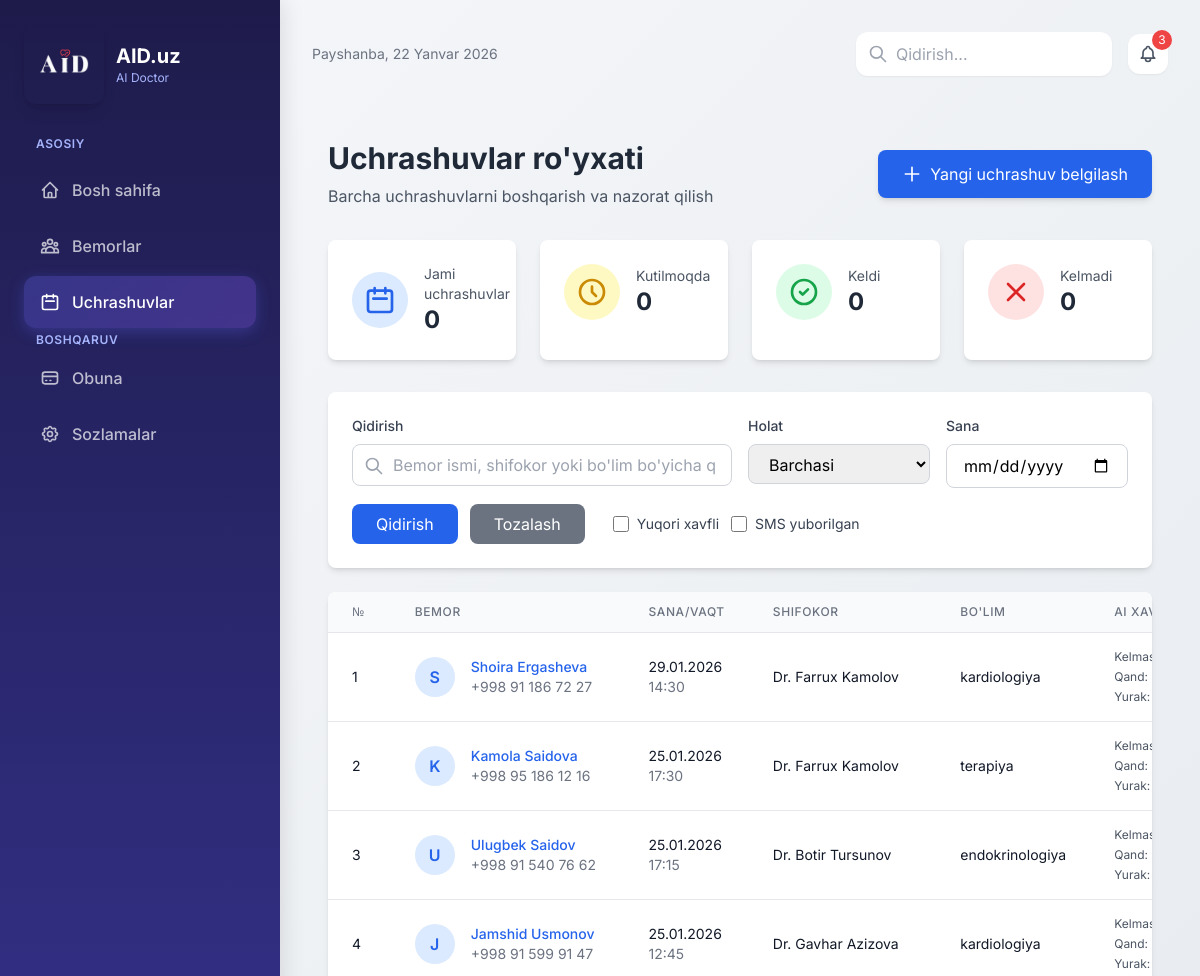
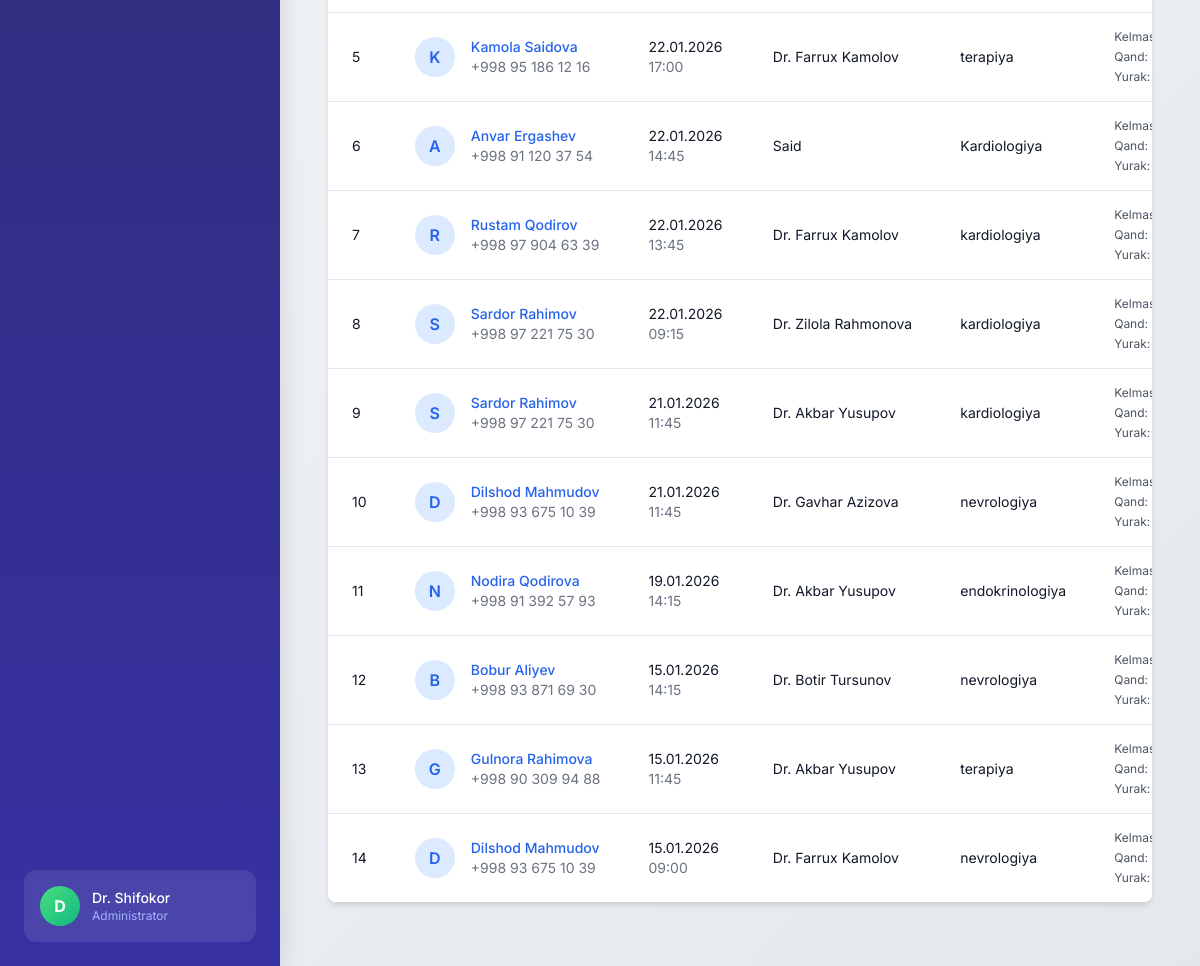
The app's page /appointments/ with its own data (2 pictures, top to bottom).
### patients/models.py (models this page shows, shortened)
class Appointment(models.Model):
    BOLIM_CHOICES = [
        ('terapiya', 'Terapiya'),
        ('kardiologiya', 'Kardiologiya'),
        ('endokrinologiya', 'Endokrinologiya'),
        ('nevrologiya', 'Nevrologiya'),
        ('pediatriya', 'Pediatriya'),
        ('ginekologiya', 'Ginekologiya'),
        ('boshqa', 'Boshqa'),
    ]
    HOLAT_CHOICES = [
        ('rejalashtirilgan', 'Rejalashtirilgan'),
        ('yakunlangan', 'Yakunlangan'),
        ('bekor_qilingan', 'Bekor qilingan'),
        ('kelmagan', 'Kelmagan'),
    ]
    bemor = models.ForeignKey(
        Patient,
        on_delete=models.CASCADE,
        related_name='uchrashuvlar',
        verbose_name='Bemor'
    )
    uchrashuv_sanasi = models.DateTimeField(verbose_name='Uchrashuv sanasi')
    rejalashtirilgan_sana = models.DateTimeField(auto_now_add=True, verbose_name='Rejalashtirilgan sana')
    shifokor = models.CharField(max_length=200, verbose_name='Shifokor')
    bolim = models.CharField(max_length=50, choices=BOLIM_CHOICES, verbose_name='Bölim')
    sms_yuborildi = models.BooleanField(default=False, verbose_name='SMS yuborildi')
    kelmay_qolish_riski = models.FloatField(null=True, blank=True, verbose_name='Kelmay qolish riski')
    qand_riski = models.FloatField(null=True, blank=True, verbose_name='Qand riski')
    yurak_riski = models.FloatField(null=True, blank=True, verbose_name='Yurak riski')
    holat = models.CharField(
        max_length=50,
        choices=HOLAT_CHOICES,
        default='rejalashtirilgan',
        verbose_name='Holat'
    )
    izoh = models.TextField(blank=True, verbose_name='Izoh')
    class Meta:
        verbose_name = 'Uchrashuv'
        verbose_name_plural = 'Uchrashuvlar'
        ordering = ['-uchrashuv_sanasi']

class Patient(models.Model):
    JINS_CHOICES = [
        ('E', 'Erkak'),
        ('A', 'Ayol'),
    ]
    QON_GURUHI_CHOICES = [
        ('A+', 'A+'),
        ('A-', 'A-'),
        ('B+', 'B+'),
        ('B-', 'B-'),
        ('O+', 'O+'),
        ('O-', 'O-'),
        ('AB+', 'AB+'),
        ('AB-', 'AB-'),
    ]
    ism = models.CharField(max_length=200, verbose_name='Ism')
    yosh = models.IntegerField(verbose_name='Yosh')
    jins = models.CharField(max_length=1, choices=JINS_CHOICES, verbose_name='Jins')
    telefon = models.CharField(max_length=20, verbose_name='Telefon')
    manzil = models.TextField(blank=True, null=True, verbose_name='Manzil')
    qon_guruhi = models.CharField(
        max_length=3,
        choices=QON_GURUHI_CHOICES,
        blank=True,
        null=True,
        verbose_name='Qon guruhi'
    )
    allergiyalar = models.TextField(blank=True, null=True, verbose_name='Allergiyalar')
    qand_kasalligi = models.BooleanField(default=False, verbose_name='Qand kasalligi')
    gipertoniya = models.BooleanField(default=False, verbose_name='Gipertoniya')
    yurak_kasalligi = models.BooleanField(default=False, verbose_name='Yurak kasalligi')
    umumiy_uchrashuvlar = models.IntegerField(default=0, verbose_name='Umumiy uchrashuvlar')
    kelmaganlar_soni = models.IntegerField(default=0, verbose_name='Kelmaganlar soni')
    yaratilgan_sana = models.DateTimeField(auto_now_add=True, verbose_name='Yaratilgan sana')
    class Meta:
        verbose_name = 'Bemor'
        verbose_name_plural = 'Bemorlar'
        ordering = ['-yaratilgan_sana']

### patients/views.py (the view)
# urls.py: path('appointments/', views.appointment_list, name='appointment_list'),
def appointment_list(request):
    appointments = Appointment.objects.select_related('bemor').all()
    holat = request.GET.get('holat', '')
    risk = request.GET.get('risk', '')
    date_filter = request.GET.get('date', '')
    if holat:
        appointments = appointments.filter(holat=holat)
    if risk == 'past':
        appointments = appointments.filter(kelmay_qolish_riski__lt=0.3)
    elif risk == 'orta':
        appointments = appointments.filter(kelmay_qolish_riski__gte=0.3, kelmay_qolish_riski__lt=0.7)
    elif risk == 'yuqori':
        appointments = appointments.filter(kelmay_qolish_riski__gte=0.7)
    today = timezone.now().date()
    if date_filter == 'bugun':
        appointments = appointments.filter(uchrashuv_sanasi__date=today)
    elif date_filter == 'ertaga':
        appointments = appointments.filter(uchrashuv_sanasi__date=today + timedelta(days=1))
    elif date_filter == 'hafta':
        appointments = appointments.filter(
            uchrashuv_sanasi__date__range=[today, today + timedelta(days=7)]
        )
    context = {
        'appointments': appointments[:50],
        'holat': holat,
        'risk': risk,
        'date_filter': date_filter,
    }
    return render(request, 'appointments/appointment_list.html', context)

### templates/appointments/appointment_list.html (shortened to what this page needs)
{% extends 'base.html' %}
{% block content %}
<div class="container mx-auto px-4 py-8">
    <div class="flex justify-between items-center mb-8">
        <div>
            <h1 class="text-3xl font-bold text-gray-800">Uchrashuvlar ro'yxati</h1>
            <p class="text-gray-600 mt-2">Barcha uchrashuvlarni boshqarish va nazorat qilish</p>
        </div>
        <a href="{% url 'appointment_create' %}"
            class="bg-blue-600 hover:bg-blue-700 text-white px-6 py-3 rounded-lg shadow-md transition duration-200 flex items-center">
            <svg class="w-5 h-5 mr-2" fill="none" stroke="currentColor" viewBox="0 0 24 24">
                <path stroke-linecap="round" stroke-linejoin="round" stroke-width="2" d="M12 4v16m8-8H4"></path>
            </svg>
            Yangi uchrashuv belgilash
        </a>
    </div>
    <div class="grid grid-cols-1 md:grid-cols-4 gap-6 mb-8">
        <div class="bg-white rounded-lg shadow-md p-6">
            <div class="flex items-center">
                <div class="bg-blue-100 rounded-full p-3">
                    <svg class="w-8 h-8 text-blue-600" fill="none" stroke="currentColor" viewBox="0 0 24 24">
                        <path stroke-linecap="round" stroke-linejoin="round" stroke-width="2"
                            d="M8 7V3m8 4V3m-9 8h10M5 21h14a2 2 0 002-2V7a2 2 0 00-2-2H5a2 2 0 00-2 2v12a2 2 0 002 2z">
                        </path>
                    </svg>
                </div>
                <div class="ml-4">
                    <p class="text-gray-600 text-sm">Jami uchrashuvlar</p>
                    <p class="text-2xl font-bold text-gray-800">{{ total_appointments|default:0 }}</p>
                </div>
            </div>
        </div>
        <div class="bg-white rounded-lg shadow-md p-6">
            <div class="flex items-center">
                <div class="bg-yellow-100 rounded-full p-3">
                    <svg class="w-8 h-8 text-yellow-600" fill="none" stroke="currentColor" viewBox="0 0 24 24">
                        <path stroke-linecap="round" stroke-linejoin="round" stroke-width="2"
                            d="M12 8v4l3 3m6-3a9 9 0 11-18 0 9 9 0 0118 0z"></path>
                    </svg>
                </div>
                <div class="ml-4">
                    <p class="text-gray-600 text-sm">Kutilmoqda</p>
                    <p class="text-2xl font-bold text-gray-800">{{ pending_count|default:0 }}</p>
                </div>
            </div>
        </div>
        <div class="bg-white rounded-lg shadow-md p-6">
            <div class="flex items-center">
                <div class="bg-green-100 rounded-full p-3">
                    <svg class="w-8 h-8 text-green-600" fill="none" stroke="currentColor" viewBox="0 0 24 24">
                        <path stroke-linecap="round" stroke-linejoin="round" stroke-width="2"
                            d="M9 12l2 2 4-4m6 2a9 9 0 11-18 0 9 9 0 0118 0z"></path>
                    </svg>
                </div>
                <div class="ml-4">
                    <p class="text-gray-600 text-sm">Keldi</p>
                    <p class="text-2xl font-bold text-gray-800">{{ completed_count|default:0 }}</p>
                </div>
            </div>
        </div>
        <div class="bg-white rounded-lg shadow-md p-6">
            <div class="flex items-center">
                <div class="bg-red-100 rounded-full p-3">
                    <svg class="w-8 h-8 text-red-600" fill="none" stroke="currentColor" viewBox="0 0 24 24">
                        <path stroke-linecap="round" stroke-linejoin="round" stroke-width="2" d="M6 18L18 6M6 6l12 12">
                        </path>
                    </svg>
                </div>
                <div class="ml-4">
                    <p class="text-gray-600 text-sm">Kelmadi</p>
                    <p class="text-2xl font-bold text-gray-800">{{ noshow_count|default:0 }}</p>
                </div>
            </div>
        </div>
    </div>
    <div class="bg-white rounded-lg shadow-md p-6 mb-6">
        <form method="get" action="" class="space-y-4">
            <div class="grid grid-cols-1 md:grid-cols-4 gap-4">
                <div class="md:col-span-2">
                    <label for="search" class="block text-sm font-medium text-gray-700 mb-2">Qidirish</label>
                    <div class="relative">
                        <input type="text" id="search" name="search" value="{{ request.GET.search }}"
                            placeholder="Bemor ismi, shifokor yoki bo'lim bo'yicha qidirish..."
                            class="w-full pl-10 pr-4 py-2 border border-gray-300 rounded-lg focus:ring-2 focus:ring-blue-500 focus:border-transparent">
                        <svg class="w-5 h-5 text-gray-400 absolute left-3 top-3" fill="none" stroke="currentColor"
                            viewBox="0 0 24 24">
                            <path stroke-linecap="round" stroke-linejoin="round" stroke-width="2"
                                d="M21 21l-6-6m2-5a7 7 0 11-14 0 7 7 0 0114 0z"></path>
                        </svg>
                    </div>
                </div>
                <div>
                    <label for="holat" class="block text-sm font-medium text-gray-700 mb-2">Holat</label>
                    <select id="holat" name="holat"
                        class="w-full px-4 py-2 border border-gray-300 rounded-lg focus:ring-2 focus:ring-blue-500 focus:border-transparent">
                        <option value="">Barchasi</option>
                    </select>
                </div>
                <div>
                    <label for="date" class="block text-sm font-medium text-gray-700 mb-2">Sana</label>
                    <input type="date" id="date" name="date" value="{{ request.GET.date }}"
                        class="w-full px-4 py-2 border border-gray-300 rounded-lg focus:ring-2 focus:ring-blue-500 focus:border-transparent">
                </div>
            </div>
            <div class="flex flex-wrap gap-3">
                <button type="submit"
                    class="bg-blue-600 hover:bg-blue-700 text-white px-6 py-2 rounded-lg transition duration-200">
                    Qidirish
                </button>
                <a href="{% url 'appointment_list' %}"
                    class="bg-gray-500 hover:bg-gray-600 text-white px-6 py-2 rounded-lg transition duration-200">
                    Tozalash
                </a>
                <label class="flex items-center ml-4">
                    <input type="checkbox" name="high_risk" value="1" {% if request.GET.high_risk %}checked{% endif %}
                        class="w-4 h-4 text-blue-600 rounded">
                    <span class="ml-2 text-sm text-gray-700">Yuqori xavfli</span>
                </label>
                <label class="flex items-center">
                    <input type="checkbox" name="sms_sent" value="1" {% if request.GET.sms_sent %}checked{% endif %}
                        class="w-4 h-4 text-blue-600 rounded">
                    <span class="ml-2 text-sm text-gray-700">SMS yuborilgan</span>
                </label>
            </div>
        </form>
    </div>
    <div class="bg-white rounded-lg shadow-md overflow-hidden">
        <div class="overflow-x-auto">
            <table class="min-w-full divide-y divide-gray-200">
                <thead class="bg-gray-50">
                    <tr>
                        <th class="px-6 py-3 text-left text-xs font-medium text-gray-500 uppercase tracking-wider">№
                        </th>
                        <th class="px-6 py-3 text-left text-xs font-medium text-gray-500 uppercase tracking-wider">Bemor
                        </th>
                        <th class="px-6 py-3 text-left text-xs font-medium text-gray-500 uppercase tracking-wider">
                            Sana/Vaqt</th>
                        <th class="px-6 py-3 text-left text-xs font-medium text-gray-500 uppercase tracking-wider">
                            Shifokor</th>
                        <th class="px-6 py-3 text-left text-xs font-medium text-gray-500 uppercase tracking-wider">
                            Bo'lim</th>
                        <th class="px-6 py-3 text-left text-xs font-medium text-gray-500 uppercase tracking-wider">AI
                            Xavf</th>
                    </tr>
                </thead>
                <tbody class="bg-white divide-y divide-gray-200">
                    {% for appointment in appointments %}
                    <tr class="hover:bg-gray-50 transition duration-150">
                        <td class="px-6 py-4 whitespace-nowrap text-sm text-gray-900">{{ forloop.counter }}</td>
                        <td class="px-6 py-4 whitespace-nowrap">
                            <div class="flex items-center">
                                <div class="h-10 w-10 flex-shrink-0">
                                    <div class="h-10 w-10 rounded-full bg-blue-100 flex items-center justify-center">
                                        <span class="text-blue-600 font-semibold">{{ appointment.bemor.ism|slice:":1"|upper }}</span>
                                    </div>
                                </div>
                                <div class="ml-4">
                                    <div class="text-sm font-medium text-gray-900">
                                        <a href="{% url 'patient_detail' appointment.bemor.pk %}"
                                            class="text-blue-600 hover:text-blue-800">
                                            {{ appointment.bemor.ism }}
                                        </a>
                                    </div>
                                    <div class="text-sm text-gray-500">{{ appointment.bemor.telefon }}</div>
                                </div>
                            </div>
                        </td>
                        <td class="px-6 py-4 whitespace-nowrap">
                            <div class="text-sm text-gray-900">{{ appointment.uchrashuv_sanasi|date:"d.m.Y" }}</div>
                            <div class="text-sm text-gray-500">{{ appointment.uchrashuv_sanasi|time:"H:i" }}</div>
                        </td>
                        <td class="px-6 py-4 whitespace-nowrap text-sm text-gray-900">{{ appointment.shifokor }}</td>
                        <td class="px-6 py-4 whitespace-nowrap text-sm text-gray-900">{{ appointment.bolim }}</td>
                        <td class="px-6 py-4 whitespace-nowrap">
                            {% if appointment.kelmay_qolish_riski %}
                            <div class="space-y-1">
                                <div class="text-xs text-gray-600">
                                    Kelmaslik:
                                </div>
                                {% if appointment.qand_riski %}
                                <div class="text-xs text-gray-600">
                                    Qand: <span class="font-semibold text-red-600">{{ appointment.qand_riski|floatformat:0}}%</span>
                                </div>
                                {% endif %}
                                {% if appointment.yurak_riski %}
                                <div class="text-xs text-gray-600">
                                    Yurak: <span class="font-semibold text-pink-600">{{ appointment.yurak_riski|floatformat:0}}%</span>
                                </div>
                                {% endif %}
                            </div>
                            {% else %}
                            <span class="text-xs text-gray-400">Ma'lumot yo'q</span>
                            {% endif %}
                        </td>
                    </tr>
                    {% endfor %}
                </tbody>
            </table>
        </div>
    </div>
</div>
{% endblock %}

### records on screen
Appointment: bemor.ism "S", bemor.ism "Shoira Ergasheva", bemor.telefon "+998 91 186 72 27", uchrashuv_sanasi "29.01.2026", uchrashuv_sanasi "14:30", shifokor "Dr. Farrux Kamolov", bolim "kardiologiya"
Appointment: bemor.ism "K", bemor.ism "Kamola Saidova", bemor.telefon "+998 95 186 12 16", uchrashuv_sanasi "25.01.2026", uchrashuv_sanasi "17:30", shifokor "Dr. Farrux Kamolov", bolim "terapiya"
Appointment: bemor.ism "U", bemor.ism "Ulugbek Saidov", bemor.telefon "+998 91 540 76 62", uchrashuv_sanasi "25.01.2026", uchrashuv_sanasi "17:15", shifokor "Dr. Botir Tursunov", bolim "endokrinologiya"
Appointment: bemor.ism "J", bemor.ism "Jamshid Usmonov", bemor.telefon "+998 91 599 91 47", uchrashuv_sanasi "25.01.2026", uchrashuv_sanasi "12:45", shifokor "Dr. Gavhar Azizova", bolim "kardiologiya"
Appointment: bemor.ism "K", bemor.ism "Kamola Saidova", bemor.telefon "+998 95 186 12 16", uchrashuv_sanasi "22.01.2026", uchrashuv_sanasi "17:00", shifokor "Dr. Farrux Kamolov", bolim "terapiya"
Appointment: bemor.ism "A", bemor.ism "Anvar Ergashev", bemor.telefon "+998 91 120 37 54", uchrashuv_sanasi "22.01.2026", uchrashuv_sanasi "14:45", shifokor "Said", bolim "Kardiologiya"
Appointment: bemor.ism "R", bemor.ism "Rustam Qodirov", bemor.telefon "+998 97 904 63 39", uchrashuv_sanasi "22.01.2026", uchrashuv_sanasi "13:45", shifokor "Dr. Farrux Kamolov", bolim "kardiologiya"
Appointment: bemor.ism "S", bemor.ism "Sardor Rahimov", bemor.telefon "+998 97 221 75 30", uchrashuv_sanasi "22.01.2026", uchrashuv_sanasi "09:15", shifokor "Dr. Zilola Rahmonova", bolim "kardiologiya"
Appointment: bemor.ism "S", bemor.ism "Sardor Rahimov", bemor.telefon "+998 97 221 75 30", uchrashuv_sanasi "21.01.2026", uchrashuv_sanasi "11:45", shifokor "Dr. Akbar Yusupov", bolim "kardiologiya"
Appointment: bemor.ism "D", bemor.ism "Dilshod Mahmudov", bemor.telefon "+998 93 675 10 39", uchrashuv_sanasi "21.01.2026", uchrashuv_sanasi "11:45", shifokor "Dr. Gavhar Azizova", bolim "nevrologiya"
Appointment: bemor.ism "N", bemor.ism "Nodira Qodirova", bemor.telefon "+998 91 392 57 93", uchrashuv_sanasi "19.01.2026", uchrashuv_sanasi "14:15", shifokor "Dr. Akbar Yusupov", bolim "endokrinologiya"
Appointment: bemor.ism "B", bemor.ism "Bobur Aliyev", bemor.telefon "+998 93 871 69 30", uchrashuv_sanasi "15.01.2026", uchrashuv_sanasi "14:15", shifokor "Dr. Botir Tursunov", bolim "nevrologiya"
Appointment: bemor.ism "G", bemor.ism "Gulnora Rahimova", bemor.telefon "+998 90 309 94 88", uchrashuv_sanasi "15.01.2026", uchrashuv_sanasi "11:45", shifokor "Dr. Akbar Yusupov", bolim "terapiya"
Appointment: bemor.ism "D", bemor.ism "Dilshod Mahmudov", bemor.telefon "+998 93 675 10 39", uchrashuv_sanasi "15.01.2026", uchrashuv_sanasi "09:00", shifokor "Dr. Farrux Kamolov", bolim "nevrologiya"

### other values on screen
{{ total_appointments|default:0 }} "0"
{{ pending_count|default:0 }} "0"
{{ completed_count|default:0 }} "0"
{{ noshow_count|default:0 }} "0"
